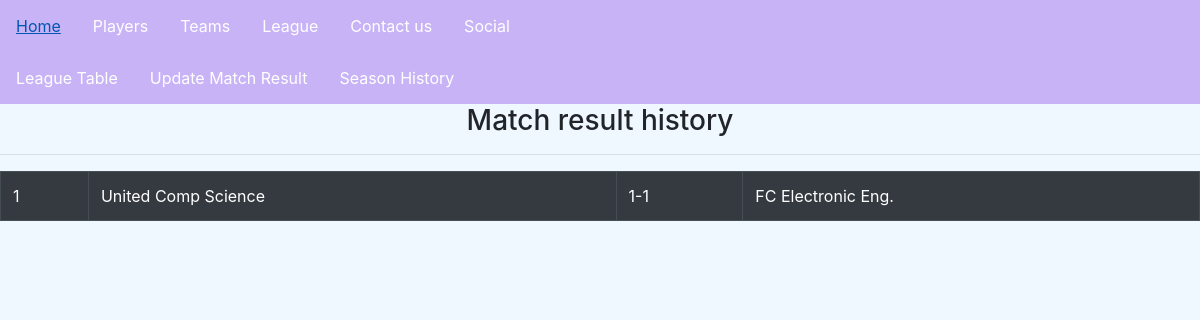
Page /league/seasonhistory on the earlier database version.
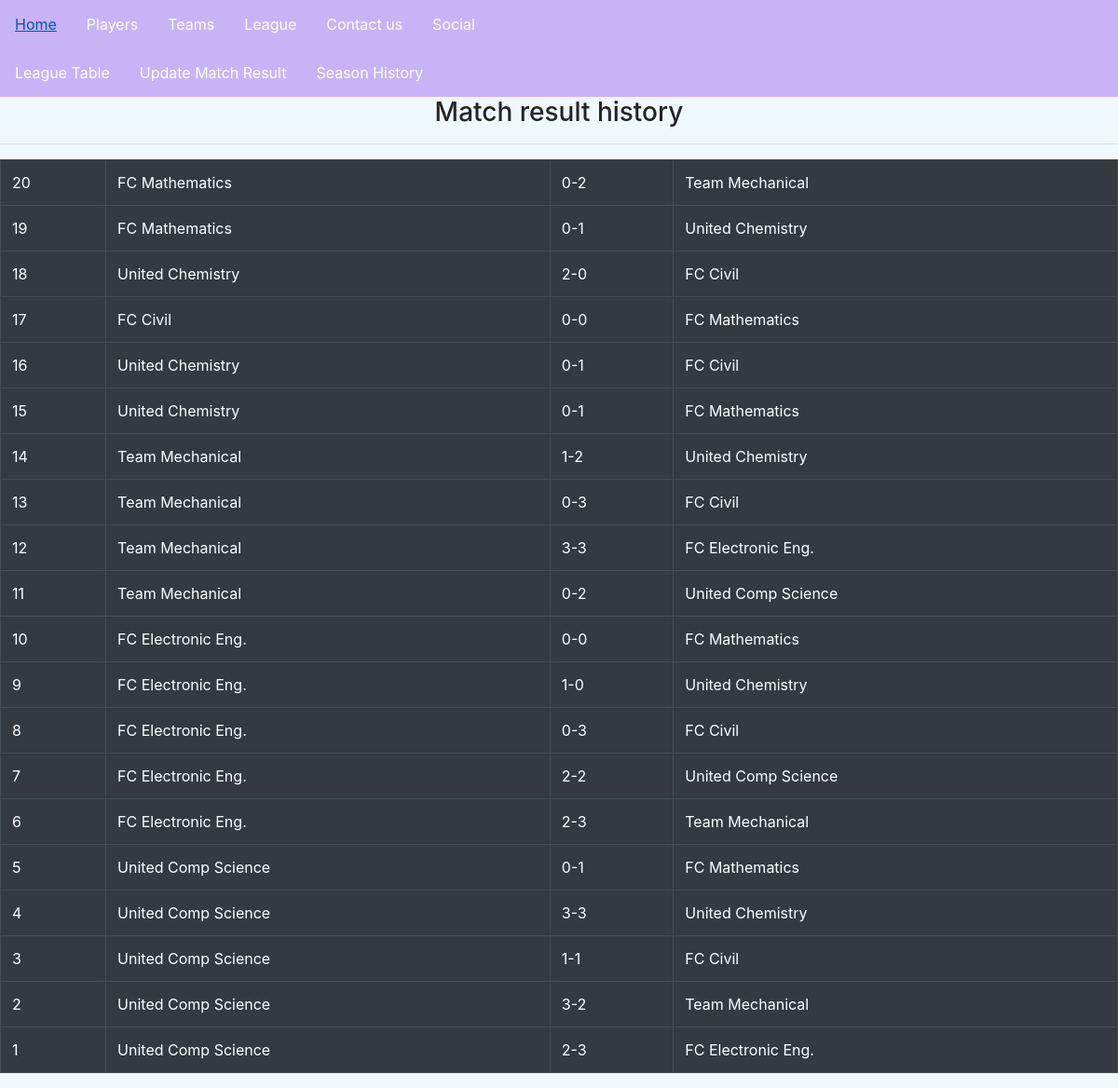
Same page on the later database version.
### leaguestat/models.py (models this page shows)
class Fixtures(models.Model):
    matchID = models.AutoField(primary_key= True, auto_created= True)
    teamA = models.ForeignKey(Team, on_delete=models.CASCADE ,related_name = "A")
    teamB = models.ForeignKey(Team, on_delete=models.CASCADE,related_name = "B")
    goalA = models.PositiveIntegerField(default=0)
    goalB = models.PositiveIntegerField(default=0)

### team/models.py (models this page shows)
class Team(models.Model):
    teamID = models.PositiveIntegerField(unique=True)
    teamName = models.CharField(max_length=100,unique=True)
    managerName = models.CharField(max_length=100)
    teamSponsor = models.CharField(max_length=100)
    def __str__(self):
        return self.teamName

### leaguestat/views.py (the view)
# urls.py: path('seasonhistory', views.season_history, name="season_history"),
def season_history(request):
    context = {}
    context["season_history"] = Fixtures.objects.all().order_by('-matchID')
    return render(request, "leaguestat/season_history.html",context)

### leaguestat/templates/leaguestat/season_history.html (shortened to what this page needs)
{% extends "base.html" %}
{% block content %}
    {% include 'leaguestat/leaguestat_navbar.html' %}
    <h3>Match result history</h3>
    <hr>
    <table class="table table-bordered table-dark">
        {% for mh in season_history %}
        <tr>
            <td>{{mh.matchID}}</td>
            <td>{{mh.teamA}}</td>
            <td>{{mh.goalA}}-{{mh.goalB}}</td>
            <td>{{mh.teamB}} </td>
        </tr>
        {% endfor %}
    </table>
{% endblock content %}

Differences in the rows shown:
added Fixtures: matchID "20", teamA "FC Mathematics", goalA "0", goalB "2", teamB "Team Mechanical"
added Fixtures: matchID "19", teamA "FC Mathematics", goalA "0", goalB "1", teamB "United Chemistry"
added Fixtures: matchID "18", teamA "United Chemistry", goalA "2", goalB "0", teamB "FC Civil"
added Fixtures: matchID "17", teamA "FC Civil", goalA "0", goalB "0", teamB "FC Mathematics"
added Fixtures: matchID "16", teamA "United Chemistry", goalA "0", goalB "1", teamB "FC Civil"
added Fixtures: matchID "15", teamA "United Chemistry", goalA "0", goalB "1", teamB "FC Mathematics"
added Fixtures: matchID "14", teamA "Team Mechanical", goalA "1", goalB "2", teamB "United Chemistry"
added Fixtures: matchID "13", teamA "Team Mechanical", goalA "0", goalB "3", teamB "FC Civil"
added Fixtures: matchID "12", teamA "Team Mechanical", goalA "3", goalB "3", teamB "FC Electronic Eng."
added Fixtures: matchID "11", teamA "Team Mechanical", goalA "0", goalB "2", teamB "United Comp Science"
added Fixtures: matchID "10", teamA "FC Electronic Eng.", goalA "0", goalB "0", teamB "FC Mathematics"
added Fixtures: matchID "9", teamA "FC Electronic Eng.", goalA "1", goalB "0", teamB "United Chemistry"
added Fixtures: matchID "8", teamA "FC Electronic Eng.", goalA "0", goalB "3", teamB "FC Civil"
added Fixtures: matchID "7", teamA "FC Electronic Eng.", goalA "2", goalB "2", teamB "United Comp Science"
added Fixtures: matchID "6", teamA "FC Electronic Eng.", goalA "2", goalB "3", teamB "Team Mechanical"
added Fixtures: matchID "5", teamA "United Comp Science", goalA "0", goalB "1", teamB "FC Mathematics"
added Fixtures: matchID "4", teamA "United Comp Science", goalA "3", goalB "3", teamB "United Chemistry"
added Fixtures: matchID "3", teamA "United Comp Science", goalA "1", goalB "1", teamB "FC Civil"
added Fixtures: matchID "2", teamA "United Comp Science", goalA "3", goalB "2", teamB "Team Mechanical"
changed Fixtures id 1: goalA "1" → "2"; goalB "1" → "3"
